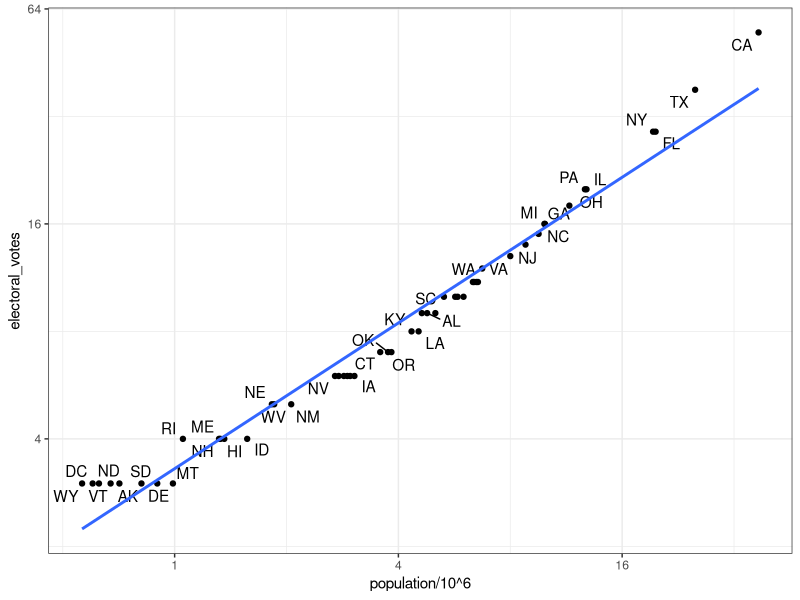

Here is the R script that generated this plot:
# Key points
# 
# The join functions in the dplyr package combine two tables such that matching rows are together.
# left_join() only keeps rows that have information in the first table.
# right_join() only keeps rows that have information in the second table.
# inner_join() only keeps rows that have information in both tables.
# full_join() keeps all rows from both tables.
# semi_join() keeps the part of first table for which we have information in the second.
# anti_join() keeps the elements of the first table for which there is no information in the second.
# import US murders data
library(tidyverse)
library(ggrepel)
library(dslabs)
ds_theme_set()
data(murders)
head(murders)

# import US election results data
data(polls_us_election_2016)
head(results_us_election_2016)
identical(results_us_election_2016$state, murders$state)

# join the murders table and US election results table
tab <- left_join(murders, results_us_election_2016, by = "state")
head(tab)

# plot electoral votes versus population
tab %>% ggplot(aes(population/10^6, electoral_votes, label = abb)) +
  geom_point() +
  geom_text_repel() + 
  scale_x_continuous(trans = "log2") +
  scale_y_continuous(trans = "log2") +
  geom_smooth(method = "lm", se = FALSE)

# make two smaller tables to demonstrate joins
tab1 <- slice(murders, 1:6) %>% select(state, population)
tab1
tab2 <- slice(results_us_election_2016, c(1:3, 5, 7:8)) %>% select(state, electoral_votes)
tab2

# experiment with different joins
left_join(tab1, tab2)
tab1 %>% left_join(tab2)
tab1 %>% right_join(tab2)
inner_join(tab1, tab2)
semi_join(tab1, tab2)
anti_join(tab1, tab2)
